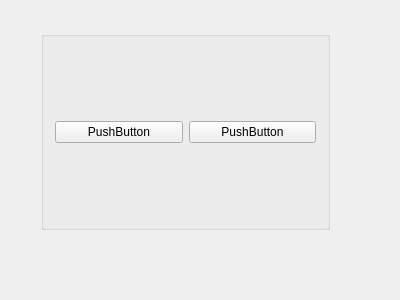
<?xml version="1.0" encoding="UTF-8"?>
<ui version="4.0">
 <class>Connection</class>
 <widget class="QWidget" name="Connection">
  <property name="windowModality">
   <enum>Qt::ApplicationModal</enum>
  </property>
  <property name="geometry">
   <rect>
    <x>0</x>
    <y>0</y>
    <width>400</width>
    <height>300</height>
   </rect>
  </property>
  <property name="sizePolicy">
   <sizepolicy hsizetype="MinimumExpanding" vsizetype="MinimumExpanding">
    <horstretch>0</horstretch>
    <verstretch>0</verstretch>
   </sizepolicy>
  </property>
  <property name="windowTitle">
   <string>Connection</string>
  </property>
  <widget class="QWidget" name="verticalLayoutWidget">
   <property name="geometry">
    <rect>
     <x>30</x>
     <y>20</y>
     <width>311</width>
     <height>221</height>
    </rect>
   </property>
   <layout class="QVBoxLayout" name="verticalLayout">
    <property name="sizeConstraint">
     <enum>QLayout::SetMinAndMaxSize</enum>
    </property>
    <item>
     <widget class="QGroupBox" name="gridGroupBox">
      <layout class="QGridLayout" name="gridLayout">
       <item row="0" column="0">
        <widget class="QPushButton" name="pushButton">
         <property name="text">
          <string>PushButton</string>
         </property>
        </widget>
       </item>
       <item row="0" column="1">
        <widget class="QPushButton" name="pushButton_2">
         <property name="text">
          <string>PushButton</string>
         </property>
        </widget>
       </item>
      </layout>
     </widget>
    </item>
   </layout>
  </widget>
 </widget>
 <layoutdefault spacing="6" margin="11"/>
 <resources/>
 <connections/>
</ui>
